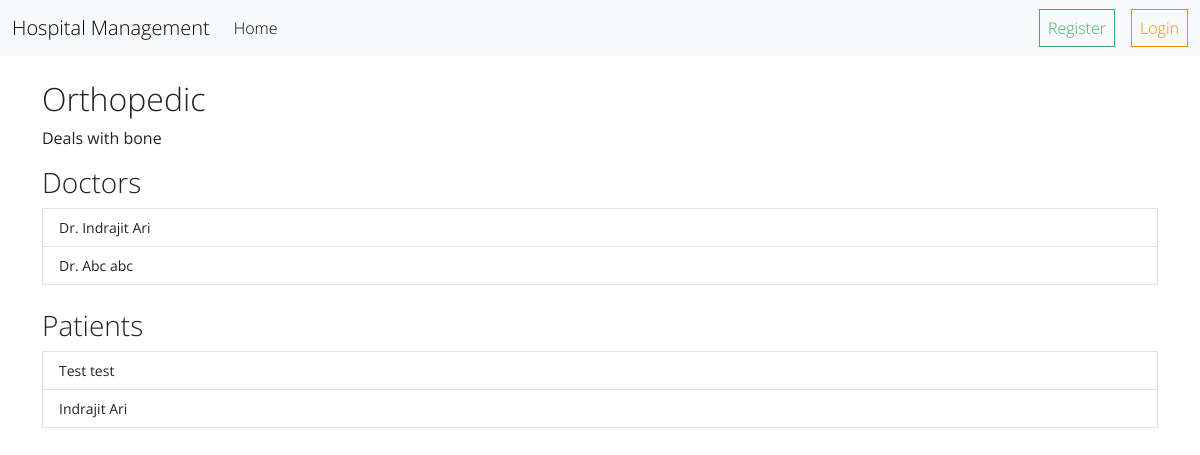
The app's page /hospital/department/1 with its own data.
### hospital/models.py (models this page shows, shortened)
class Department(models.Model):
    name = models.CharField(max_length=255)
    description = models.TextField(blank=True, null=True)
    hospital = models.ForeignKey('Hospital', on_delete=models.CASCADE)
    created_at = models.DateTimeField(auto_now_add=True)

class User(AbstractUser):
    username = None
    first_name = models.CharField(max_length=20)
    last_name = models.CharField(max_length=50)
    email = models.EmailField(unique=True)
    hospital = models.ForeignKey(
        'Hospital', on_delete=models.SET_NULL, null=True, blank=True)
    department = models.ForeignKey(
        Department, on_delete=models.SET_NULL, null=True, blank=True)
    role = models.CharField(max_length=20, choices=[
        ('admin', 'Admin'),
        ('doctor', 'Doctor'),
        ('staff', 'Staff'),
        ('patient', 'Patient')
    ], default='patient')
    groups = models.ManyToManyField(
        Group, related_name="hospital_users", blank=True)
    user_permissions = models.ManyToManyField(
        Permission, related_name="hospital_users_permissions", blank=True)
    abha_id = models.CharField(max_length=15, blank=True, null=True)
    USERNAME_FIELD = 'email'
    REQUIRED_FIELDS = []
    objects = CustomUserManager()

### hospital/views.py (the view)
# urls.py: path("department/<int:department_id>",views.department_detail,name="department_detail"),
def department_detail(request, department_id):
    department = Department.objects.get(id=department_id)
    doctors = User.objects.filter(department=department, role="doctor")
    patients = User.objects.filter(department=department, role="patient")
    return render(request, "hospital/department_detail.html", {"department": department, "doctors": doctors, "patients": patients})

### templates/hospital/department_detail.html (shortened to what this page needs)
{% extends "layout.html" %}
{% block content %}
<div class="container mt-4">
    <h2>{{ department.name }}</h2>
    <p>{{ department.description }}</p>
    <h3>Doctors</h3>
    <ul class="list-group">
        {% for doctor in doctors %}
            <li class="list-group-item">
                <strong>Dr. {{ doctor.first_name }} {{ doctor.last_name }}</strong>
            </li>
        {% empty %}
            <li class="list-group-item">No doctors in this department.</li>
        {% endfor %}
    </ul>
    <h3 class="mt-4">Patients</h3>
    <ul class="list-group">
        {% for patient in patients %}
            <li class="list-group-item">
                <strong>{{ patient.first_name }} {{ patient.last_name }}</strong>
            </li>
        {% empty %}
            <li class="list-group-item">No patients in this department.</li>
        {% endfor %}
    </ul>
</div>
{% endblock %}

### records on screen
Department: name "Orthopedic", description "Deals with bone"
User: first_name "Indrajit", last_name "Ari"
User: first_name "Abc", last_name "abc"
User: first_name "Test", last_name "test"
User: first_name "Indrajit", last_name "Ari"
